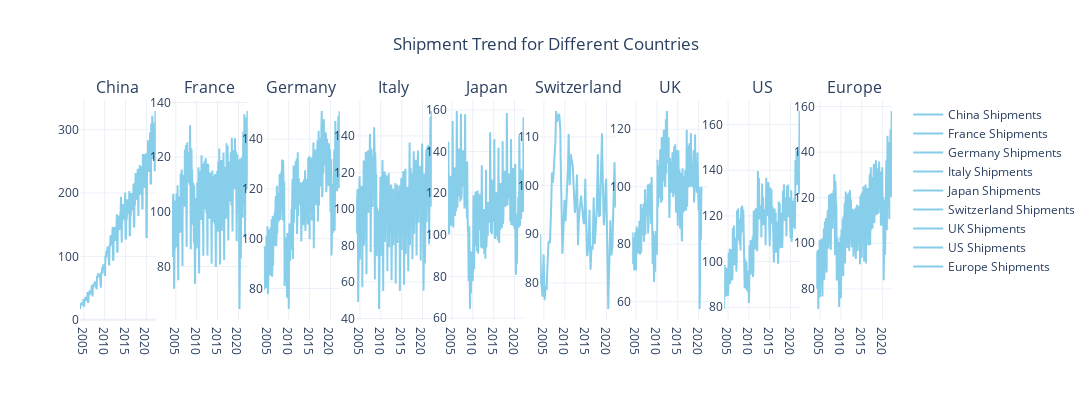

Notebook cell for this chart:
### Markdown cell above
- Later analyzed individually.

### Code cell
num_countries = len(countries)

# create a subplot layout 
fig = make_subplots(
    rows=1, cols=num_countries, 
    subplot_titles=countries,  
    horizontal_spacing=0.02 
)

# loop through each country and add traces for the shipment trend
for i, (country, column) in enumerate(zip(countries, shipment_columns)):
    # add Shipments trace for each country
    fig.add_trace(go.Scatter(
        x=df_market.index, 
        y=df_market[column], 
        mode='lines', 
        name=f'{country} Shipments',
        line=dict(color="skyblue", width=2)
    ), row=1, col=i+1)

fig.update_layout(
    title='Shipment Trend for Different Countries',
    height=400, 
    width=600 * num_countries, 
    showlegend=True,  
    template="plotly_white", 
    title_x=0.5 
)

fig.show()

### Figure 1 — Plotly figure (JSON) as saved in the notebook; plotly's stock layout.template omitted (floating-point values rounded to 4 significant figures; data arrays with more than 128 entries replaced by an {"elided": "..."} marker saying what was removed)
{"data": [{"line": {"color": "skyblue", "width": 2}, "mode": "lines", "name": "China Shipments", "type": "scatter", "x": {"elided": "219 str values"}, "xaxis": "x", "y": {"elided": "219 float values"}, "yaxis": "y"}, {"line": {"color": "skyblue", "width": 2}, "mode": "lines", "name": "France Shipments", "type": "scatter", "x": {"elided": "219 str values"}, "xaxis": "x2", "y": {"elided": "219 float values"}, "yaxis": "y2"}, {"line": {"color": "skyblue", "width": 2}, "mode": "lines", "name": "Germany Shipments", "type": "scatter", "x": {"elided": "219 str values"}, "xaxis": "x3", "y": {"elided": "219 float values"}, "yaxis": "y3"}, {"line": {"color": "skyblue", "width": 2}, "mode": "lines", "name": "Italy Shipments", "type": "scatter", "x": {"elided": "219 str values"}, "xaxis": "x4", "y": {"elided": "219 float values"}, "yaxis": "y4"}, {"line": {"color": "skyblue", "width": 2}, "mode": "lines", "name": "Japan Shipments", "type": "scatter", "x": {"elided": "219 str values"}, "xaxis": "x5", "y": {"elided": "219 float values"}, "yaxis": "y5"}, {"line": {"color": "skyblue", "width": 2}, "mode": "lines", "name": "Switzerland Shipments", "type": "scatter", "x": {"elided": "219 str values"}, "xaxis": "x6", "y": {"elided": "219 float values"}, "yaxis": "y6"}, {"line": {"color": "skyblue", "width": 2}, "mode": "lines", "name": "UK Shipments", "type": "scatter", "x": {"elided": "219 str values"}, "xaxis": "x7", "y": {"elided": "219 float values"}, "yaxis": "y7"}, {"line": {"color": "skyblue", "width": 2}, "mode": "lines", "name": "US Shipments", "type": "scatter", "x": {"elided": "219 str values"}, "xaxis": "x8", "y": {"elided": "219 float values"}, "yaxis": "y8"}, {"line": {"color": "skyblue", "width": 2}, "mode": "lines", "name": "Europe Shipments", "type": "scatter", "x": {"elided": "219 str values"}, "xaxis": "x9", "y": {"elided": "219 float values"}, "yaxis": "y9"}], "layout": {"annotations": [{"font": {"size": 16}, "showarrow": false, "text": "China", "x": 0.04667, "xanchor": "center", "xref": "paper", "y": 1, "yanchor": "bottom", "yref": "paper"}, {"font": {"size": 16}, "showarrow": false, "text": "France", "x": 0.16, "xanchor": "center", "xref": "paper", "y": 1, "yanchor": "bottom", "yref": "paper"}, {"font": {"size": 16}, "showarrow": false, "text": "Germany", "x": 0.2733, "xanchor": "center", "xref": "paper", "y": 1, "yanchor": "bottom", "yref": "paper"}, {"font": {"size": 16}, "showarrow": false, "text": "Italy", "x": 0.3867, "xanchor": "center", "xref": "paper", "y": 1, "yanchor": "bottom", "yref": "paper"}, {"font": {"size": 16}, "showarrow": false, "text": "Japan", "x": 0.5, "xanchor": "center", "xref": "paper", "y": 1, "yanchor": "bottom", "yref": "paper"}, {"font": {"size": 16}, "showarrow": false, "text": "Switzerland", "x": 0.6133, "xanchor": "center", "xref": "paper", "y": 1, "yanchor": "bottom", "yref": "paper"}, {"font": {"size": 16}, "showarrow": false, "text": "UK", "x": 0.7267, "xanchor": "center", "xref": "paper", "y": 1, "yanchor": "bottom", "yref": "paper"}, {"font": {"size": 16}, "showarrow": false, "text": "US", "x": 0.84, "xanchor": "center", "xref": "paper", "y": 1, "yanchor": "bottom", "yref": "paper"}, {"font": {"size": 16}, "showarrow": false, "text": "Europe", "x": 0.9533, "xanchor": "center", "xref": "paper", "y": 1, "yanchor": "bottom", "yref": "paper"}], "height": 400, "showlegend": true, "title": {"text": "Shipment Trend for Different Countries", "x": 0.5}, "width": 5400, "xaxis": {"anchor": "y", "domain": [0, 0.09333]}, "xaxis2": {"anchor": "y2", "domain": [0.1133, 0.2067]}, "xaxis3": {"anchor": "y3", "domain": [0.2267, 0.32]}, "xaxis4": {"anchor": "y4", "domain": [0.34, 0.4333]}, "xaxis5": {"anchor": "y5", "domain": [0.4533, 0.5467]}, "xaxis6": {"anchor": "y6", "domain": [0.5667, 0.66]}, "xaxis7": {"anchor": "y7", "domain": [0.68, 0.7733]}, "xaxis8": {"anchor": "y8", "domain": [0.7933, 0.8867]}, "xaxis9": {"anchor": "y9", "domain": [0.9067, 1]}, "yaxis": {"anchor": "x", "domain": [0, 1]}, "yaxis2": {"anchor": "x2", "domain": [0, 1]}, "yaxis3": {"anchor": "x3", "domain": [0, 1]}, "yaxis4": {"anchor": "x4", "domain": [0, 1]}, "yaxis5": {"anchor": "x5", "domain": [0, 1]}, "yaxis6": {"anchor": "x6", "domain": [0, 1]}, "yaxis7": {"anchor": "x7", "domain": [0, 1]}, "yaxis8": {"anchor": "x8", "domain": [0, 1]}, "yaxis9": {"anchor": "x9", "domain": [0, 1]}}}
